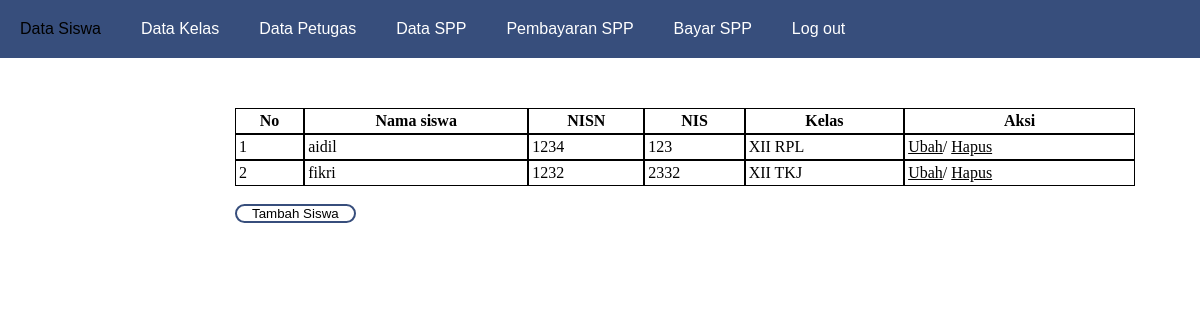
The app's page /admin/index.php with its own data.
### tables this page shows
CREATE TABLE `siswa` (
  `nisn` int(11) NOT NULL,
  `nis` int(11) DEFAULT NULL,
  `nama` varchar(25) DEFAULT NULL,
  `id_kelas` int(11) DEFAULT NULL,
  `alamat` text DEFAULT NULL,
  `no_telpon` int(13) DEFAULT NULL,
  `id_spp` int(11) DEFAULT NULL,
  `sisa_spp` int(5) NOT NULL DEFAULT 36
);

CREATE TABLE `kelas` (
  `id_kelas` int(11) NOT NULL,
  `nama_kelas` varchar(15) DEFAULT NULL,
  `kopetensi_keahlian` varchar(50) DEFAULT NULL
);

### admin/index.php (the view, shortened to what this page needs)
<!DOCTYPE html>
<html lang="en">
<head>
    <link rel="stylesheet" href="style.css">
    <link rel="stylesheet" href="https://cdnjs.cloudflare.com/ajax/libs/font-awesome/4.7.0/css/font-awesome.min.css">
</head>
<body>
    <?php
    include "headeradm.php";
    ?>
    <br>
    <br>
    <table>
        <tr>
            <th>No</th>
            <th>Nama siswa</th>
            <th>NISN</th>
            <th>NIS</th>
            <th>Kelas</th>
            <th>Aksi</th>
        </tr>
        <?php
        include "../koneksi.php";
        $qry = mysqli_query($conn, "SELECT * FROM siswa, kelas WHERE siswa.id_kelas = kelas.id_kelas order by nama");
        $nomor = 1;
        while($data = mysqli_fetch_array($qry)){
        ?>
        <tr>
            <td><?= $nomor++?></td>
            <td><?= $data['nama'] ?></td>
            <td><?= $data['nisn'] ?></td>
            <td><?= $data['nis'] ?></td>
            <td><?= $data['nama_kelas'] ?></td>
            <td>
                <a href="edit_siswa.php?nisn=<?=$data['nisn']?>">Ubah</a>/
                <a href="hapus_siswa.php?nisn=<?=$data['nisn']?>">Hapus</a>
            </td>
        </tr>
        <?php } ?>
    </table>
    <br>
    <div class="plus">
    <a href="tambah_siswa.php"><button class="button1" >Tambah Siswa</button></a>
    </div>
</body>
</html>

### admin/style.css (style rules this page uses)
body { cursor: url('../img/too386.cur'), auto !important; }
table tr td, th { border: 1px solid black; padding: 3px; }
table { border-spacing: 0; padding-top: 50px; margin-left: 235px; width: 900px; }
table tr td a { color: black; }
.plus { margin-left: 235px; }
.button1 { background-color: white; color: black; border: 2px solid #374e7c; border-radius: 100px ; padding-left: 15px; padding-right: 15px; }

### admin/header.css (style rules this page uses)
*,html, body { margin: 0; padding: 0; cursor: url('../img/too386.cur'), auto !important; }

### records on screen
siswa: nama "aidil", nisn "1234", nis "123", id_kelas.nama_kelas "XII RPL"
siswa: nama "fikri", nisn "1232", nis "2332", id_kelas.nama_kelas "XII TKJ"
